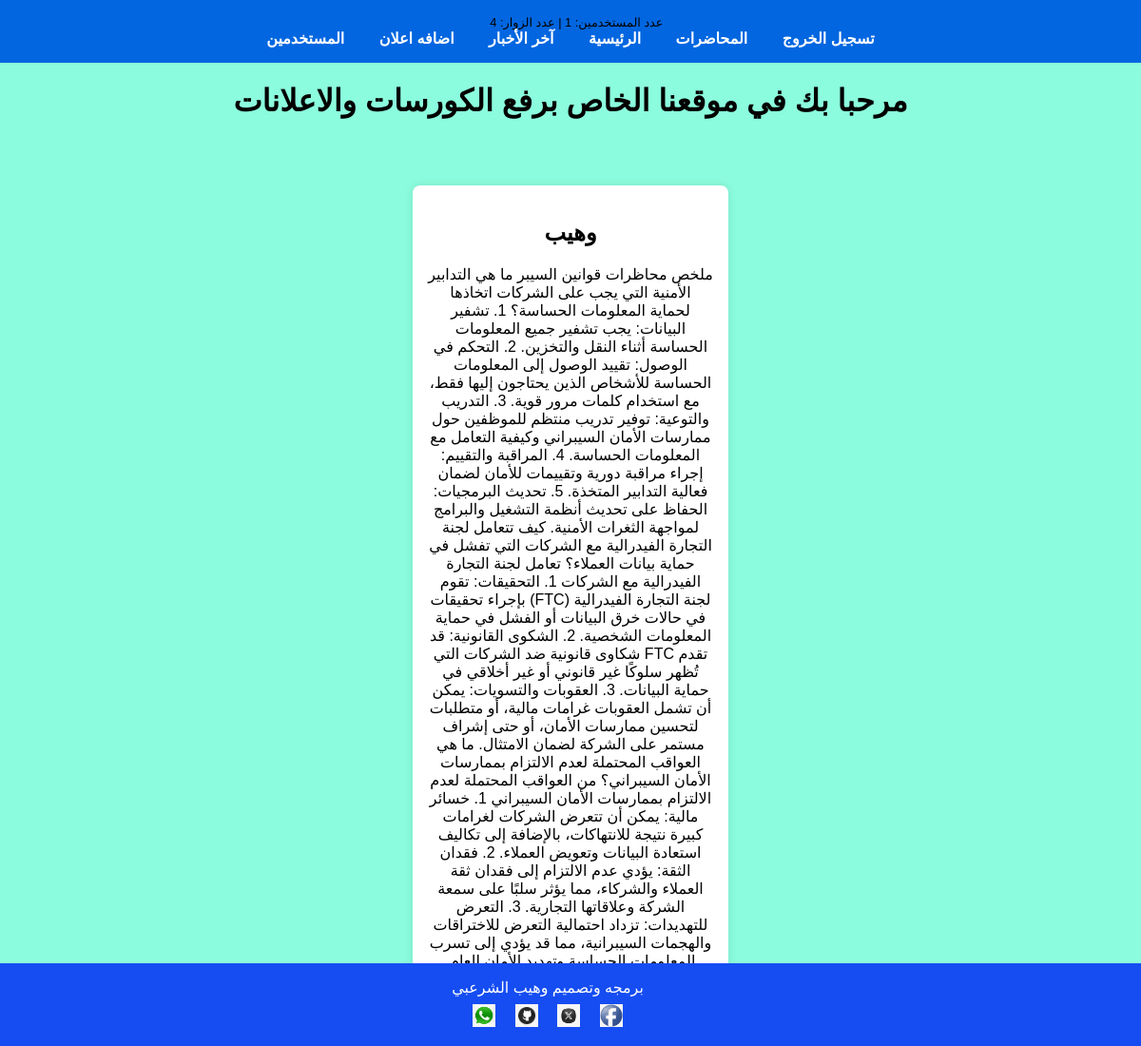
Screenshot of / (signed in) with the database file from the repository.
### models.py (models this page shows)
class Announcement(db.Model):
    id = db.Column(db.Integer, primary_key=True)
    title = db.Column(db.String(150), nullable=False)
    content = db.Column(db.Text, nullable=False)
    image_filename = db.Column(db.String(150), nullable=True)
    user_id = db.Column(db.Integer, db.ForeignKey('user.id'), nullable=False)

### app.py (the view)
@app.route('/')
def index():
    if not current_user.is_authenticated:
        return redirect(url_for('login'))
    announcements = Announcement.query.all()
    user_count = User.query.count()
    visitor_count = sum(user.visits for user in User.query.all())
    return render_template('base.html', announcements=announcements, user_count=user_count, visitor_count=visitor_count)

### app.py (called while the page is built)
@login_manager.user_loader
def load_user(user_id):
    return User.query.get(int(user_id))

### templates/base.html (shortened to what this page needs)
<!DOCTYPE html>
<html lang="ar" dir="rtl">
<head>
</head>
<body>
    <nav>
        <div class="footer-left">
            عدد المستخدمين: {{ user_count }} | عدد الزوار: {{ visitor_count }}
        </div>
        {% if current_user.is_authenticated %}
            <a href="{{ url_for('logout') }}">تسجيل الخروج</a>
            <a href="{{ url_for('lectures') }}">المحاضرات</a>
            <a href="{{ url_for('index') }}">الرئيسية</a>
            <a href="{{ url_for('news') }}">آخر الأخبار</a>
            {% if current_user.username == 'waheeb2004126' %}
            <a href="{{ url_for('admin') }}">اضافه اعلان</a>
            <a href="{{ url_for('users') }}">المستخدمين</a>
            {% endif %}
        {% else %}
            <strong>موقع تجريبي</strong>
        {% endif %}
    </nav>
    <div>
        <h1 style="text-align: center;">مرحبا بك في موقعنا الخاص برفع الكورسات والاعلانات</h1>
    </div>
    <div class="content">
        {% block content %}
            {% for announcement in announcements %}
                <div class="announcement">
                    <h2>{{ announcement.title }}</h2>
                    <p>{{ announcement.content }}</p>
                </div>
            {% endfor %}
        {% endblock %}
    </div>
    <div class="footer">
        <div class="footer-right">
            برمجه وتصميم وهيب الشرعبي
            {% include 'social_icons.html' %}
        </div>
    </div>
</body>
</html>

### templates/social_icons.html (shortened to what this page needs)
<!DOCTYPE html>
<html lang="en">
<head>
</head>
<body>
<div class="social-icons">
  <a href="https://www.facebook.com/profile.php?id=100056648866493&sk=about" target="_blank">
    <img src="/static/imgei/fis.png" alt="Facebook">
  </a>
  <a href="https://x.com/SyberSc" target="_blank">
      <img src="/static/imgei/tw.png" alt="Twitter">
  </a>
  <a href="https://t.me/SyberSc71" target="_blank">
      <img src="/static/imgei/git.ico" alt="Telegram">
  </a>
  <a href="https://wa.me/+967712266013" target="_blank">
      <img src="/static/imgei/wt.png" alt="WhatsApp">
  </a>
</div>
</body>
</html>

### templates/base.html (style rules this page uses)
body { font-family: 'Cairo', sans-serif; margin: 0; padding: 0; background-color: #8bfcdd; direction: rtl; text-align: right; }
nav { background-color: #0166e0; padding: 1em; text-align: center; }
nav a { color: white; margin: 0 1em; text-decoration: none; font-weight: bold; }
.content { padding: 2em; display: flex; justify-content: center; flex-wrap: wrap; }
.announcement { background-color: white; margin: 1em; padding: 1em; border-radius: 8px; box-shadow: 0 0 10px rgba(0, 0, 0, 0.1); width: 300px; text-align: center; }
.footer { text-align: center; padding: 1em; background-color: #154df2; color: white; position: fixed; width: 100%; bottom: 0; display: flex; justify-content: center; align-items: center; }
.footer-left { margin-left: 1em; font-size: 0.8em; }
.footer-right { margin-right: 1em; }
.social-icons { margin-top: 0.5em; }
.social-icons a { margin: 0 0.5em; text-decoration: none; color: white; }
.social-icons img { width: 24px; height: 24px; }

### rows the page displays
Announcement: title "وهيب", content "ملخص محاظرات قوانين السيبر ما هي التدابير الأمنية التي يجب على الشركات اتخاذها لحماية المعلومات الحساسة؟ 1. تشفير البيانات: يجب تشفير جميع المعلومات الحساسة أثناء النقل والتخزين. 2. التحكم في الوصول: تقييد الوصول إلى المعلومات الحساسة للأشخاص الذين يحتاجون إليها فقط، مع استخدام كلمات مرور قوية. 3. التدريب والتوعية: توفير تدريب منتظم للموظفين حول ممارسات الأمان السيبراني وكيفية التعامل مع المعلومات الحساسة. 4. المراقبة والتقييم: إجراء مراقبة دورية وتقييمات للأمان لضمان فعالية التدابير المتخذة. 5. تحديث البرمجيات: الحفاظ على تحديث أنظمة التشغيل والبرامج لمواجهة الثغرات الأمنية. كيف تتعامل لجنة التجارة الفيدرالية مع الشركات التي تفشل في حماية بيانات العملاء؟ تعامل لجنة التجارة الفيدرالية مع…"

### other values shown
{{ visitor_count }} "4"
